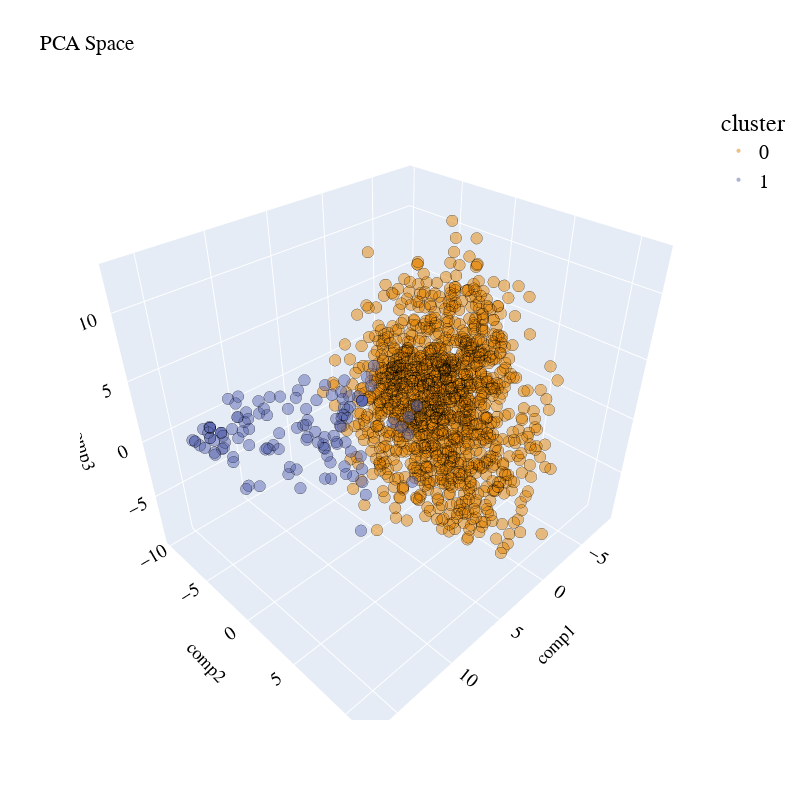

The cell this chart's notebook holds for it:
### Code cell
plot_pca_3d(df_pca_3d, title = "PCA Space", opacity=0.5, width_line = 0.1)

### Figure 1 — Plotly figure (JSON) as saved in the notebook; plotly's stock layout.template omitted (floating-point values rounded to 4 significant figures; data arrays with more than 128 entries replaced by an {"elided": "..."} marker saying what was removed)
{"data": [{"hovertemplate": "cluster=0<br>comp1=%{x}<br>comp2=%{y}<br>comp3=%{z}<extra></extra>", "legendgroup": "0", "marker": {"color": "rgb(229, 134, 6)", "line": {"color": "black", "width": 0.1}, "opacity": 0.5, "size": 4, "symbol": "circle"}, "mode": "markers", "name": "0", "scene": "scene", "showlegend": true, "type": "scatter3d", "x": {"elided": "1284 float values"}, "y": {"elided": "1284 float values"}, "z": {"elided": "1284 float values"}}, {"hovertemplate": "cluster=1<br>comp1=%{x}<br>comp2=%{y}<br>comp3=%{z}<extra></extra>", "legendgroup": "1", "marker": {"color": "rgb(93, 105, 177)", "line": {"color": "black", "width": 0.1}, "opacity": 0.5, "size": 4, "symbol": "circle"}, "mode": "markers", "name": "1", "scene": "scene", "showlegend": true, "type": "scatter3d", "x": {"elided": "212 float values"}, "y": {"elided": "212 float values"}, "z": {"elided": "212 float values"}}], "layout": {"autosize": true, "font": {"color": "black", "family": "Gilroy", "size": 15}, "height": 800, "legend": {"font": {"size": 20}, "title": {"font": {"family": "Times New Roman"}, "text": "cluster"}, "tracegroupgap": 0}, "scene": {"domain": {"x": [0, 1], "y": [0, 1]}, "xaxis": {"title": {"font": {"color": "black"}, "text": "comp1"}}, "yaxis": {"title": {"font": {"color": "black"}, "text": "comp2"}}, "zaxis": {"title": {"font": {"color": "black"}, "text": "comp3"}}}, "showlegend": true, "title": {"text": "PCA Space"}, "width": 800}}
